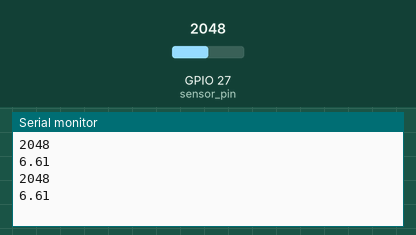
Simulated run of this sketch. Board: ESP32. Parts: the last lines printed to the serial monitor. The inputs (shaded band) are chosen by the test bench; at power-on: GPIO 27 (sensor_pin) = 2048.

Above: at 1.8 s.
1.9 s: GPIO 27 (sensor_pin) set to 2866
At 2.8 s:
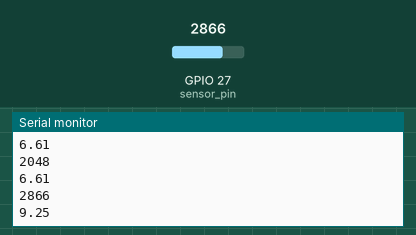
3.4 s: GPIO 27 (sensor_pin) set to 3603
At 4.8 s:
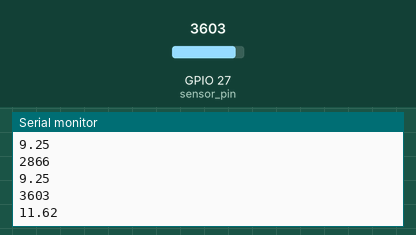
Timing chart, 0 to 6.4 s (numbered marks = the images above; inputs shaded):
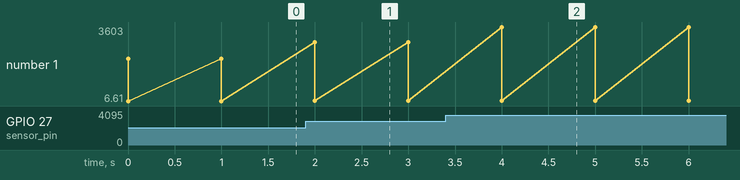

Measured:
- after the input at 1.9 s, the serial monitor: prints a new line after 0.10 s (image 1)
- after the input at 3.4 s, the serial monitor: prints a new line after 0.60 s (image 2)
- plotted number 1: 6.61 → 9.25 after the input at 1.9 s, 9.25 → 11.62 after the input at 3.4 s

The sketch:

Light_Sensor.ino
```cpp
const int sensor_pin = 27;     // Light sensor pin = GP27
const float max_value = 1023;  // 10-bit ADC
const float max_volt = 3.3;    // Max voltage

void setup() {
  Serial.begin(115200);

  pinMode(sensor_pin, INPUT);
}

void loop() {

  int raw_value = analogRead(sensor_pin);
  float volt_value = (raw_value / max_value) * max_volt;

  Serial.println(raw_value);
  Serial.println(volt_value);
  Serial.println("");

  delay(1000);
}
```
